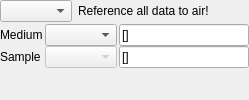
                   <widget class="QWidget" name="stackedWidgetPage_mech_normalmode">
                    <property name="sizePolicy">
                     <sizepolicy hsizetype="Preferred" vsizetype="Minimum">
                      <horstretch>0</horstretch>
                      <verstretch>0</verstretch>
                     </sizepolicy>
                    </property>
                    <layout class="QVBoxLayout" name="verticalLayout_9">
                     <property name="spacing">
                      <number>2</number>
                     </property>
                     <property name="leftMargin">
                      <number>0</number>
                     </property>
                     <property name="topMargin">
                      <number>0</number>
                     </property>
                     <property name="rightMargin">
                      <number>0</number>
                     </property>
                     <property name="bottomMargin">
                      <number>10</number>
                     </property>
                     <item>
                      <layout class="QHBoxLayout" name="horizontalLayout_19">
                       <property name="spacing">
                        <number>6</number>
                       </property>
                       <item>
                        <widget class="QComboBox" name="comboBox_settings_mechanics_selectmodel"/>
                       </item>
                       <item>
                        <widget class="QLabel" name="label_2">
                         <property name="text">
                          <string>Reference all data to air!</string>
                         </property>
                        </widget>
                       </item>
                       <item>
                        <spacer name="horizontalSpacer_16">
                         <property name="orientation">
                          <enum>Qt::Horizontal</enum>
                         </property>
                         <property name="sizeHint" stdset="0">
                          <size>
                           <width>40</width>
                           <height>20</height>
                          </size>
                         </property>
                        </spacer>
                       </item>
                      </layout>
                     </item>
                     <item>
                      <layout class="QGridLayout" name="gridLayout">
                       <property name="leftMargin">
                        <number>0</number>
                       </property>
                       <property name="topMargin">
                        <number>0</number>
                       </property>
                       <property name="rightMargin">
                        <number>0</number>
                       </property>
                       <property name="bottomMargin">
                        <number>0</number>
                       </property>
                       <property name="horizontalSpacing">
                        <number>2</number>
                       </property>
                       <property name="verticalSpacing">
                        <number>0</number>
                       </property>
                       <item row="0" column="0">
                        <widget class="QLabel" name="label_settings_mechanics_model_overlayer">
                         <property name="text">
                          <string>Medium</string>
                         </property>
                        </widget>
                       </item>
                       <item row="1" column="1">
                        <widget class="QComboBox" name="comboBox_settings_mechanics_model_samplayer_chn">
                         <property name="enabled">
                          <bool>false</bool>
                         </property>
                        </widget>
                       </item>
                       <item row="0" column="1">
                        <widget class="QComboBox" name="comboBox_settings_mechanics_model_overlayer_chn"/>
                       </item>
                       <item row="1" column="0">
                        <widget class="QLabel" name="label_settings_mechanics_model_samplayer">
                         <property name="text">
                          <string>Sample</string>
                         </property>
                        </widget>
                       </item>
                       <item row="0" column="2">
                        <widget class="QLineEdit" name="lineEdit_settings_mechanics_model_overlayer_idx">
                         <property name="text">
                          <string>[]</string>
                         </property>
                        </widget>
                       </item>
                       <item row="1" column="2">
                        <widget class="QLineEdit" name="lineEdit_settings_mechanics_model_samplayer_idx">
                         <property name="text">
                          <string>[]</string>
                         </property>
                        </widget>
                       </item>
                      </layout>
                     </item>
                     <item>
                      <spacer name="verticalSpacer_11">
                       <property name="orientation">
                        <enum>Qt::Vertical</enum>
                       </property>
                       <property name="sizeType">
                        <enum>QSizePolicy::MinimumExpanding</enum>
                       </property>
                       <property name="sizeHint" stdset="0">
                        <size>
                         <width>20</width>
                         <height>6</height>
                        </size>
                       </property>
                      </spacer>
                     </item>
                    </layout>
                   </widget>
